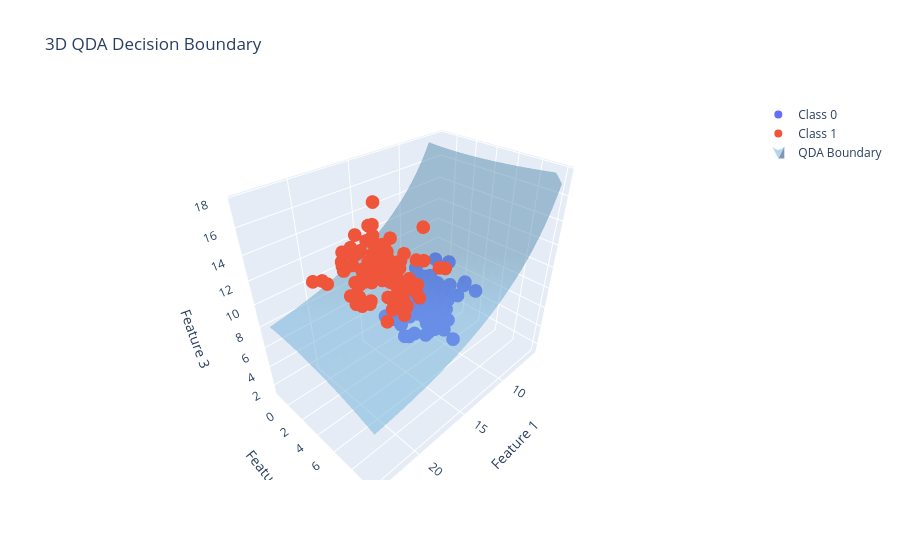

Notebook code for this chart:
### Code cell
# Generate 3D toy data 
np.random.seed(1918)

mean1 = [10, 2, 5]
mean2 = [20, 7, 15]

cov = [[3, 1, 0.5],
       [1, 2, 0.3],
       [0.5, 0.3, 2]]

X1 = np.random.multivariate_normal(mean1, cov, 100)
X2 = np.random.multivariate_normal(mean2, cov, 100)

X = np.vstack([X1, X2])
y = np.array([0]*100 + [1]*100)

model_qda = qda_fit(X, y)

# Extract parameters
W1 = model_qda["W"][1]
W0 = model_qda["W"][0]

w1 = model_qda["w"][1]
w0 = model_qda["w"][0]

w01 = model_qda["w0"][1]
w00 = model_qda["w0"][0]

# Differences
A = W1 - W0
w = w1 - w0
b = w01 - w00

x_range = np.linspace(X[:,0].min(), X[:,0].max(), 30)
y_range = np.linspace(X[:,1].min(), X[:,1].max(), 30)
z_range = np.linspace(X[:,2].min(), X[:,2].max(), 30)

xx, yy, zz = np.meshgrid(x_range, y_range, z_range)

grid = np.c_[xx.ravel(), yy.ravel(), zz.ravel()]

f_vals = np.array([
    x @ A @ x + w @ x + b
    for x in grid
])

f_vals = f_vals.reshape(xx.shape)

fig = go.Figure()

# Class 0
fig.add_trace(go.Scatter3d(
    x=X[y==0][:,0],
    y=X[y==0][:,1],
    z=X[y==0][:,2],
    mode='markers',
    name='Class 0'
))

# Class 1
fig.add_trace(go.Scatter3d(
    x=X[y==1][:,0],
    y=X[y==1][:,1],
    z=X[y==1][:,2],
    mode='markers',
    name='Class 1'
))

# QDA decision boundary (f(x) = 0 surface)
fig.add_trace(go.Isosurface(
    x=xx.flatten(),
    y=yy.flatten(),
    z=zz.flatten(),
    value=f_vals.flatten(),
    isomin=0,
    isomax=0,
    surface_count=1,
    showscale=False,
    showlegend=True,
    colorscale="blues",
    opacity=0.5,
    caps=dict(x_show=False, y_show=False, z_show=False),
    name='QDA Boundary'
))

fig.update_layout(
    title="3D QDA Decision Boundary",
    scene=dict(
        xaxis_title='Feature 1',
        yaxis_title='Feature 2',
        zaxis_title='Feature 3'
    )
)

fig.show()
